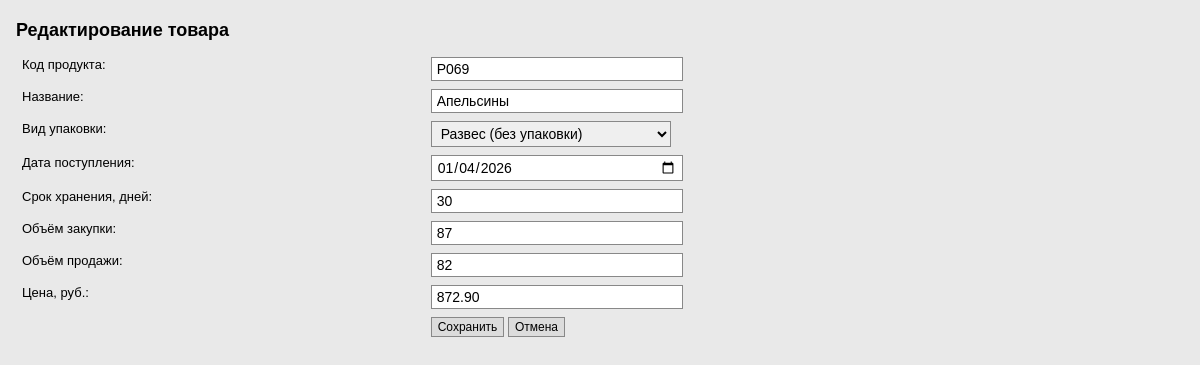
/edit/71/, run on the app's committed database.
### store/models.py (models this page shows, shortened)
class Product(models.Model):
    PACKAGE_CHOICES = [
        ("bottle", "Бутылка"),
        ("pack", "Пакет"),
        ("box", "Коробка"),
        ("can", "Банка"),
        ("bag", "Мешок"),
        ("weight", "Развес (без упаковки)"),
    ]
    code = models.CharField("Код продукта", max_length=20, unique=True)
    name = models.CharField("Название", max_length=150)
    package = models.CharField("Вид упаковки", max_length=20, choices=PACKAGE_CHOICES, default="pack")
    arrival_date = models.DateField("Дата поступления", default=timezone.now)
    shelf_life_days = models.PositiveIntegerField("Срок хранения, дней", default=30)
    purchase_volume = models.PositiveIntegerField("Объём закупки", default=0)
    sale_volume = models.PositiveIntegerField("Объём продажи", default=0)
    price = models.DecimalField("Цена, руб.", max_digits=10, decimal_places=2, default=0)
    discounted = models.BooleanField("Уценён", default=False)
    class Meta:
        verbose_name = "Товар"
        verbose_name_plural = "Товары"
        ordering = ["name"]

### store/views.py (the view)
# urls.py: path("edit/<int:pk>/", views.product_update, name="product_update"),
def product_update(request, pk):
    product = _find_product(pk)
    if product is None:
        messages.error(request, error_text("E303"))
        return redirect("product_list")
    if request.method == "POST":
        form = ProductForm(request.POST, instance=product)
        if form.is_valid():
            form.save()
            messages.success(request, "Изменения сохранены.")
            return redirect("product_list")
    else:
        form = ProductForm(instance=product)
    return render(request, "store/product_form.html", {
        "form": form,
        "title": "Редактирование товара",
    })

### store/views.py (called while the page is built)
def _find_product(pk):
    try:
        return Product.objects.get(pk=pk)
    except (Product.DoesNotExist, ValueError):
        return None

### store/templates/store/product_form.html (shortened to what this page needs)
{% extends "base.html" %}
{% block content %}
    <h2>{{ title }}</h2>
    <form method="post">
        <table class="form-table">
            {% for field in form %}
                <tr>
                    <td>{{ field.label }}:</td>
                    <td>
                        {{ field }}
                    </td>
                </tr>
            {% endfor %}
            <tr>
                <td></td>
                <td>
                    <button class="btn" type="submit">Сохранить</button>
                    <a class="btn" href="{% url 'product_list' %}">Отмена</a>
                </td>
            </tr>
        </table>
    </form>
{% endblock %}

### store/templates/base.html (style rules this page uses)
body { font-family: Tahoma, Verdana, sans-serif; font-size: 14px; background: #e9e9e9; color: #000; margin: 0; padding: 20px 0; }
h2 { font-size: 18px; margin: 0 0 12px 0; }
.btn { font-family: Tahoma, Verdana, sans-serif; font-size: 13px; padding: 5px 10px; border: 1px solid #888; background: #dcdcdc; color: #000; cursor: pointer; text-decoration: none; display: inline-block; }
table { border-collapse: collapse; width: 100%; }
th, td { border: 1px solid #bbb; padding: 4px 6px; font-size: 13px; text-align: left; vertical-align: top; overflow-wrap: break-word; }
td .btn { padding: 2px 6px; font-size: 12px; }
.form-table td { border: none; padding: 4px 6px; }
.field { font-family: Tahoma, Verdana, sans-serif; font-size: 14px; padding: 3px 5px; border: 1px solid #888; width: 240px; }

### data on the page
Product: form "P069" "Апельсины" "Развес (без упаковки)" "01/04/2026" "30" "87" "82" "872.90"

### other printed values
{{ title }} "Редактирование товара"
{{ field.label }} "Код продукта" "Название" "Вид упаковки" "Дата поступления" "Срок хранения, дней" "Объём закупки" "Объём продажи" "Цена, руб."
